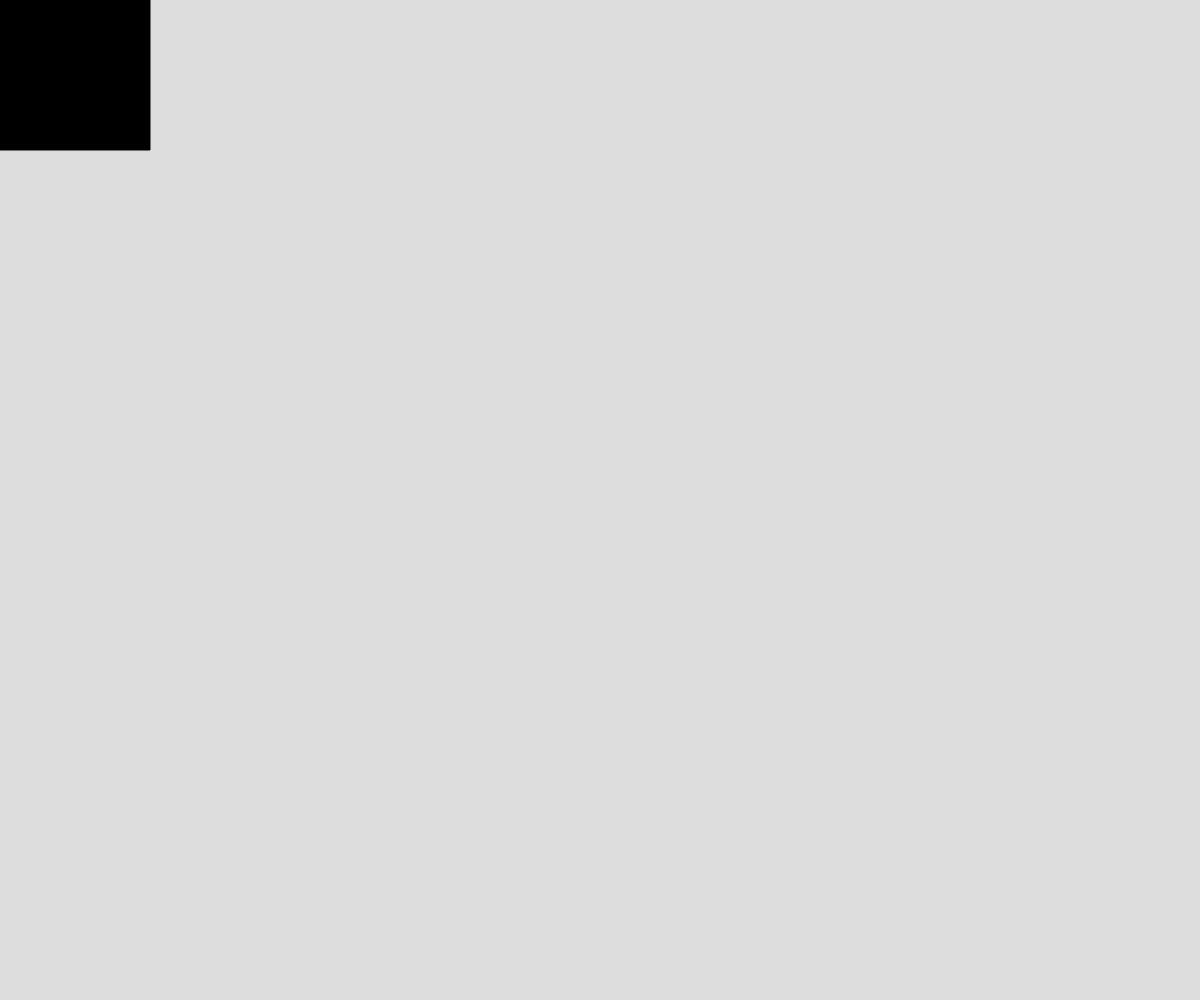
Frame 1 (no input)
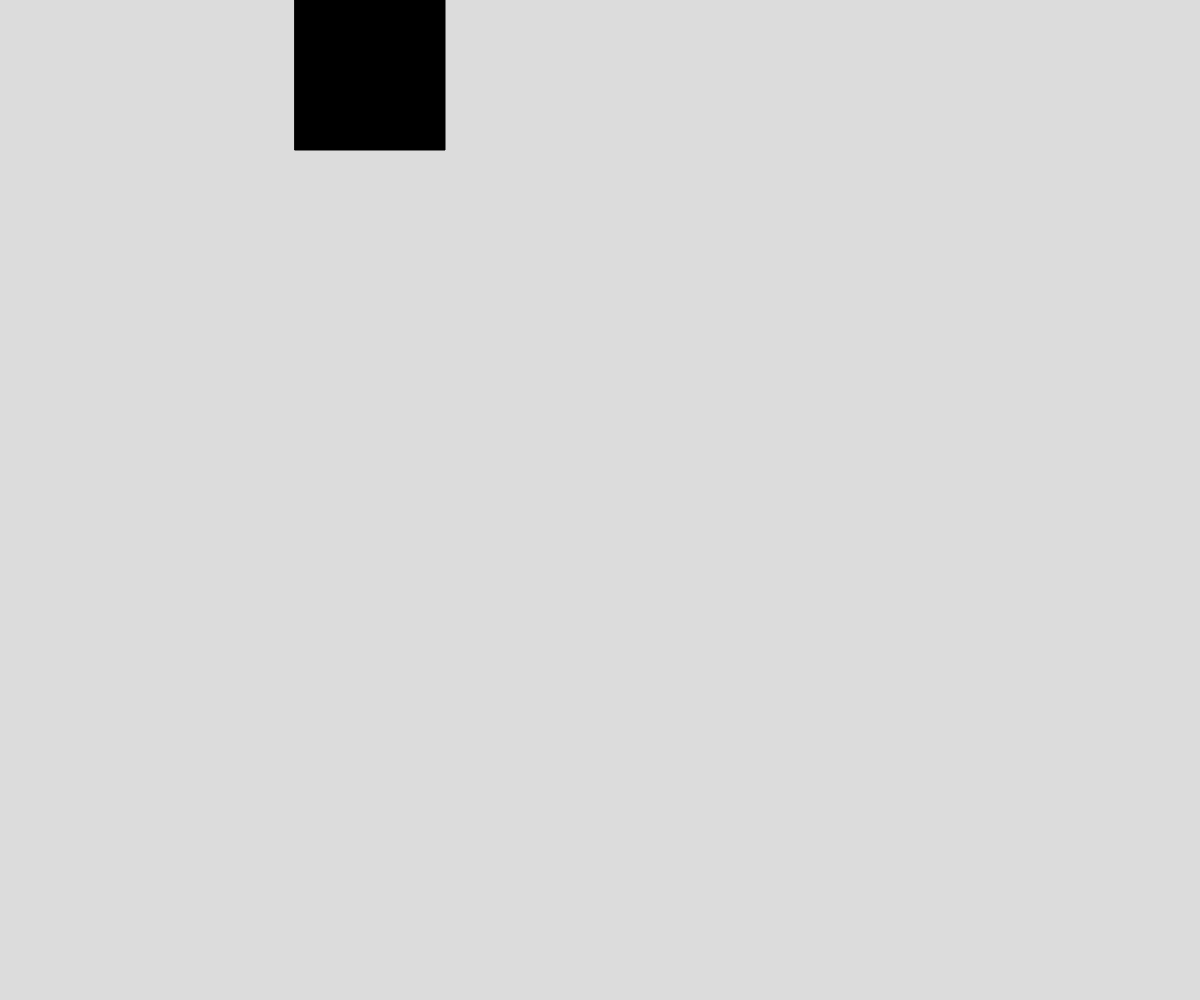
Frame 60 (no input)
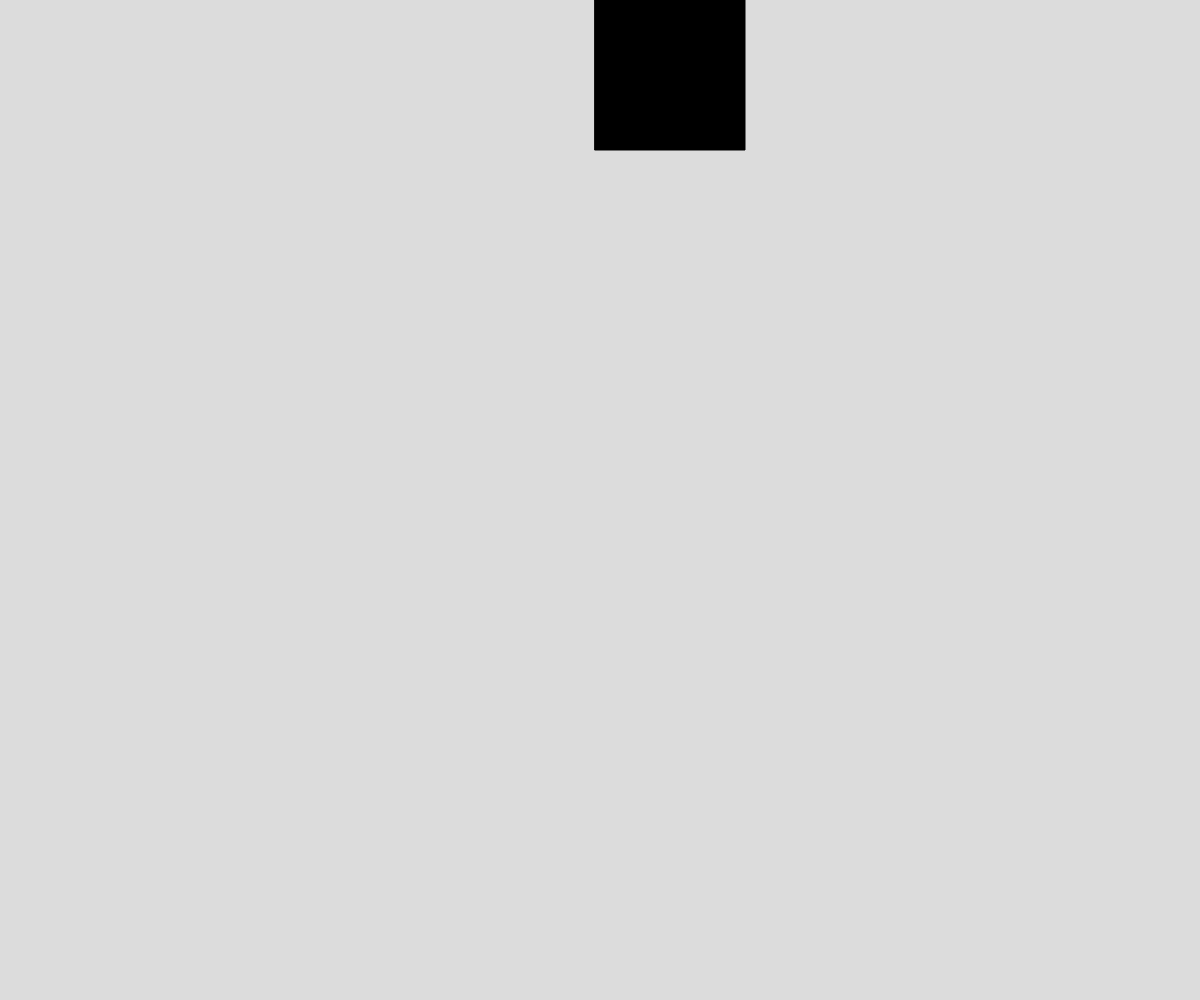
Frame 120 (the mouse pressed at the canvas centre since frame 60)

The p5.js sketch that drew these frames (run headless with seeded random() and noise() and a simulated clock; from frame 60 on, the mouse is pressed at the canvas centre):

// p5.js sketch
// ── sketch.js
// Square around edge
// Aidan Draper
// Sept 26, 2022
//
// Extra for Experts:
// - describe what you did to take this project "above and beyond"

let x, y, squareSize, speed, state;

function setup() {
  createCanvas(windowWidth, windowHeight);
  x = 0;
  y = 0;
  squareSize = windowWidth/8;
  speed = 5;
  state = "right";
}

function draw() {
  background(220);
  drawSquare();
  moveSquare();
}

function drawSquare(){
  fill("black");
  square(x, y, squareSize);
}

function moveSquare(){
  if (state === "right"){
    x += speed;
    if (x + squareSize >= windowWidth){
      x = windowWidth - squareSize; //don't fall off edge
      state = "down";
    }
  }
  else if (state === "down"){
    y += speed;
    if (y + squareSize >= windowHeight){
      y = windowHeight - squareSize; //don't fall off edge
      state = "left";
    }
  }
  else if (state === "left"){
    x -= speed;
    if (x <= 0){
      x = 0; //don't fall off edge
      state = "up";
    }
  }
  else if (state === "up"){
    y -= speed;
    if (y <= 0){
      y = 0; //don't fall off edge
      state = "right";
    }
  }
}
